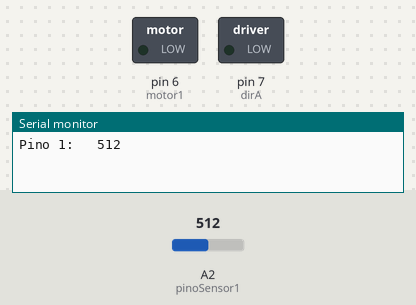
The sketch below on a simulated Arduino Uno, built with avr-gcc and run on an emulated ATmega328P. Shown: switched loads named in the sketch (green lamp = pin HIGH), the last lines printed to the serial monitor. The test bench sets the inputs (shaded band); at power-on: A2 (pinoSensor1) = 512.

Above: at 0.1 s.
At 0.6 s:
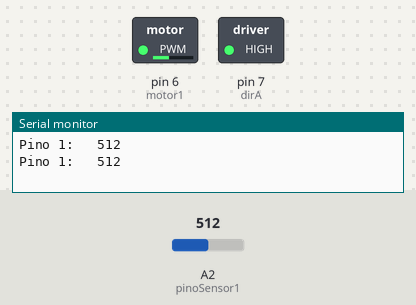
Timing chart, 0 to 2.1 s (numbered marks = the images above):
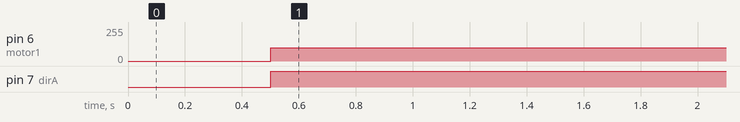

Measured:
- by itself, pin 6 (motor1): 0/255 → 100/255 at 0.50 s
- by itself, pin 7 (dirA): LOW → HIGH at 0.50 s

The sketch:

sensor_de_refletancia.ino
```cpp
int pinoSensor1 = 2;
//int pinoSensor2 = A2;
int valorSensor1 = 0;
//int valorSensor2 = 0;
const int motor1 = 6;
const int dirA = 7; //direcao do motor A - HIGH ou LOW

void setup() {
  Serial.begin(9600);
  pinMode(motor1, OUTPUT);
  pinMode(dirA, OUTPUT);
}

void loop() {
  valorSensor1 = analogRead(pinoSensor1);
  //valorSensor2 = analogRead(pinoSensor2);
  Serial.print("Pino 1: ");
  Serial.print("\t");
  Serial.println(valorSensor1);
  //Serial.print("Pino 2: ");
  //Serial.print("\t");
  //Serial.println(valorSensor2);
  delay(500);

  digitalWrite(dirA, HIGH);
  analogWrite(motor1,100);


}
```
